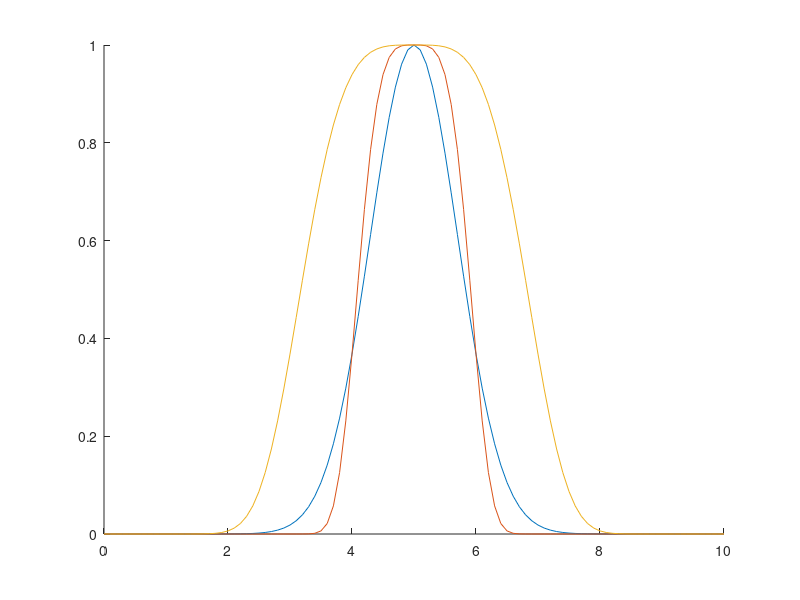

MATLAB code for this plot: (Note: this script raises an error after producing the figure.)

close all
clear

targ = 5;
pie4 = 0 : 0.1 : 10;

f = @(pie4, targ, omega, k) exp(-(omega*(pie4 - targ)).^k);


figure();
hold on;
plot(pie4, f(pie4, targ, 1, 2));
plot(pie4, f(pie4, targ, 1, 4));
plot(pie4, f(pie4, targ, 1/2, 4));
h = xline(targ, "label", "Inflation target", "labelVerticalAlignment", "middle");

legend("omega=1, k=2", "omega=1, k=4", "omega=1/2, k=4");
title("Credbility signal function for different parameters");

xlabel("Actual inflation");
ylabel("Signal between 0 and 1");

print -dpng docs/credibility-signal

